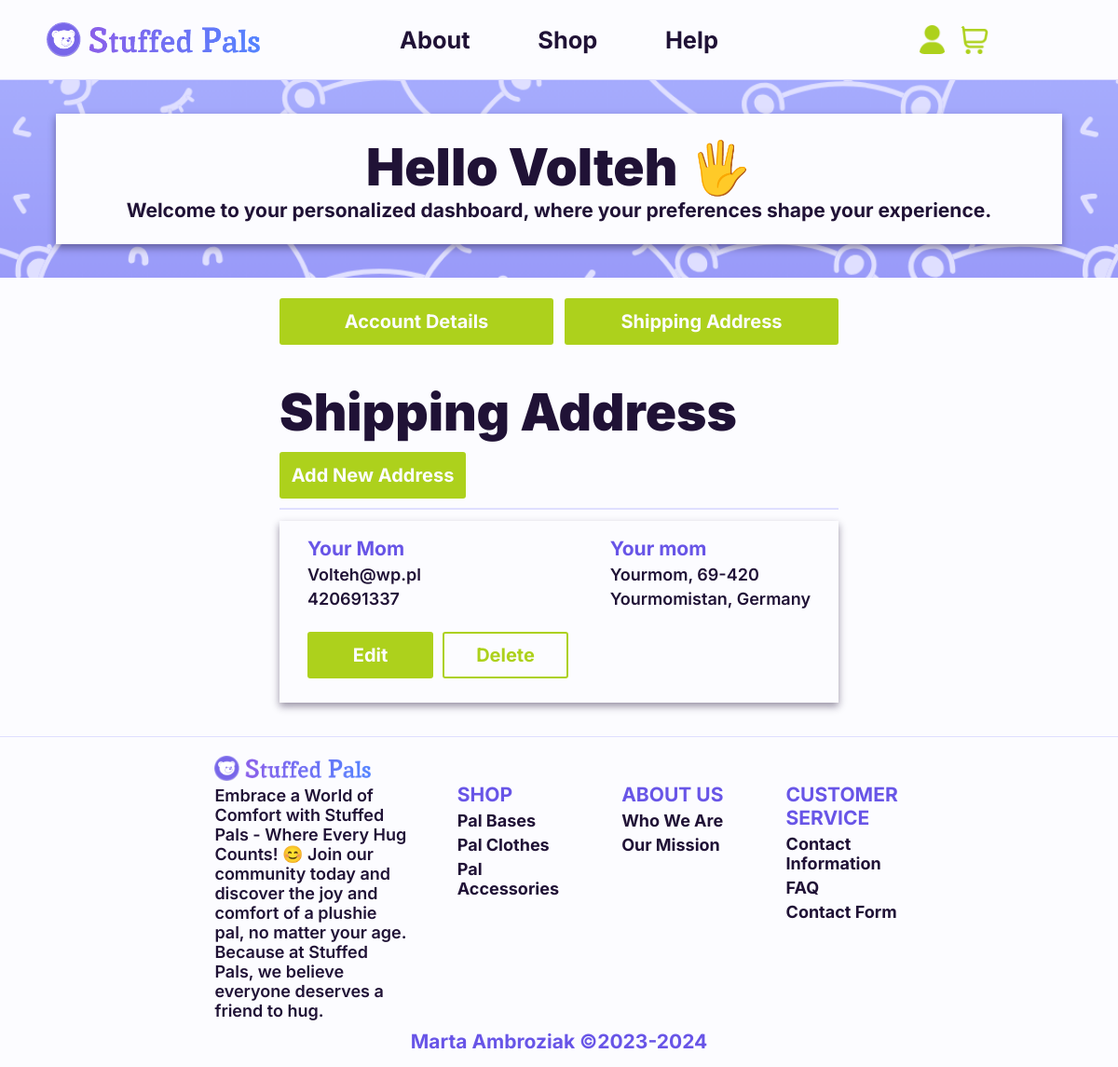
The app's page /user_pages/user_profile/user_profile.php?content=address (signed in) with its own data.
### tables this page shows
CREATE TABLE IF NOT EXISTS `user_address` (
  `id` int(11) NOT NULL AUTO_INCREMENT,
  `user_id` int(11) DEFAULT NULL COMMENT 'Foreign key from User',
  `user_firstname` varchar(100) DEFAULT 'Not specified',
  `user_lastname` varchar(100) DEFAULT 'Not specified',
  `user_email` varchar(255) DEFAULT 'Not specified',
  `user_phone` varchar(12) DEFAULT NULL,
  `user_homeaddress` varchar(100) DEFAULT 'Not specified',
  `user_city` varchar(100) DEFAULT 'Not specified',
  `user_postalcode` varchar(6) DEFAULT NULL,
  `user_state` varchar(100) DEFAULT 'Not specified',
  `user_country` varchar(100) DEFAULT 'Not specified',
  PRIMARY KEY (`id`),
  KEY `user_id` (`user_id`)
);

### user_pages/user_profile/user_address/user_address_loader.php (the view, shortened to what this page needs)
<?php
require_once __DIR__ . '/../../../init.php';
$userId = $_SESSION['user_id'];
$addressQuery = $conn->prepare("SELECT * FROM user_address WHERE user_id = ?");
$addressQuery->bind_param("i", $userId);
$addressQuery->execute();
$addressResult = $addressQuery->get_result();
if ($addressResult->num_rows > 0) {
    echo "<div id='user-profile-address'>";
    echo "<h1>Shipping Address</h1>";
    echo "<button type='button' class='hyperlink_button' onClick='location.href=\"../../../user_pages/user_profile/user_address/user_address_add_address.php\"' title='Add new address'>Add New Address</button>";
    echo "<hr class='outer'>";
    while ($addressRow = $addressResult->fetch_assoc()) {
        echo "<form class='section-element section-columns hover-box-shadow'>";
            echo "<div class='details-section section-rows'>";
                echo "<div>";
                    echo "<h3 class='highlighted'>". htmlspecialchars($addressRow["user_firstname"]) ." ". htmlspecialchars($addressRow["user_lastname"]) ."</h3>";
                    echo "<h4>". htmlspecialchars($addressRow["user_email"]) ."</h4>";
                    echo "<h4>". htmlspecialchars($addressRow["user_phone"]) ."</h4>";
                echo "</div>";
                echo "<div>";
                    echo "<h3 class='highlighted'>". htmlspecialchars($addressRow["user_homeaddress"]) ."</h3>";
                    echo "<h4>". htmlspecialchars($addressRow["user_city"]) .", ". htmlspecialchars($addressRow["user_postalcode"]) ."</h4>";
                    echo "<h4>". htmlspecialchars($addressRow["user_state"]) .", ". htmlspecialchars($addressRow["user_country"]) ."</h4>";
                echo "</div>";
            echo "</div>";
            echo "<div class='buttons-section section-columns'>";
                echo "<div class='section-rows'>";
                    echo "<button type='button' class='hyperlink_button' onClick='location.href=\"../../../user_pages/user_profile/user_address/user_address_edit_address.php?addressId=" . htmlspecialchars($addressRow["id"]) . "\"' title='Edit address'>Edit</button>";
                    echo "<button type='button' class='delete-address-button hyperlink_button_reverse' user-address-id='" . htmlspecialchars($addressRow["id"]) . "' title='Delete address'>Delete</button>";
                echo "</div>";
            echo "</div>";
        echo "</form>";
    }
    echo "</div>";
}
?>

### styles.css (style rules this page uses)
:root { --white-background-color: #fcfcff; --default-color: #201236; --shadow-color: #20123673; --primary-color: #6855E7; --secondary-color: #4F40AE; --tertiary-color: #DFDFFF; --gradient-light-color: #999AF9; --gradient-dark-color: #786CED; --action-color-default: #ADD11C; --action-color-hover: #85A30C; --action-color-disabled: #999999; --alert-color: #ff0a47; --page-width: 100%; }
.default-box-shadow, .hover-box-shadow { box-shadow: 0px 4px 8px var(--shadow-color); }
.hover-box-shadow { transition: transform 0.5s ease-out, box-shadow 0.3s ease-in-out; }
body { padding: 0px; margin: 0px; background-color: var(--tertiary-color); color: var(--default-color); font-family: 'Inter', sans-serif; font-weight: 500; font-size: 17px; }
.section-rows, .section-columns { display: flex; justify-content: center; align-items: center; margin: auto; }
.section-rows { flex-direction: row; }
.section-columns { flex-direction: column; }
hr { height: 1px; border: none; background-color: var(--tertiary-color); }
hr.outer { height: 2px; }
h1, h2, h3, h4, span, p { margin-top: 5px; margin-bottom: 5px; color: var(--default-color); }
h1 { font-weight: 900; font-size: 55px; }
h3 { font-weight: 700; font-size: 21px; }
h4 { font-weight: 600; font-size: 18px; }
h3.highlighted, h4.highlighted, span.highlighted { font-weight: 700; font-size: 21px; color: var(--primary-color); }
a, button { text-align: center; }
.hyperlink_button, .hyperlink_button:visited, .hyperlink_button_inactive, .hyperlink_button_inactive:visited { display: flex; justify-content: center; align-items: center; width: 200px; height: 50px; margin-top: 10px; margin-bottom: 10px; border: none; border-radius: 3px; font-family: 'Inter', sans-serif; font-weight: 700; font-size: 20px; text-decoration: none; }
.hyperlink_button, .hyperlink_button:visited { color: var(--white-background-color); transition: background-color 0.3s ease; cursor: pointer; }
.hyperlink_button, .hyperlink_button:visited { background-color: var(--action-color-default); }
.hyperlink_button_reverse, .hyperlink_button_reverse:visited, .hyperlink_button_reverse_inactive, .hyperlink_button_reverse_inactive:visited { display: flex; justify-content: center; align-items: center; width: 200px; height: 50px; margin-top: 10px; margin-bottom: 10px; border-radius: 3px; box-sizing: border-box; background-color:rgba(0, 0, 0, 0); font-family: 'Inter', sans-serif; font-weight: 700; font-size: 20px; text-decoration: none; }
.hyperlink_button_reverse, .hyperlink_button_reverse:visited { border: 2px solid var(--action-color-default); color: var(--action-color-default); transition: border 0.3s ease, color 0.3s ease; cursor: pointer; }
#user-profile-page .section-rows, #user-profile-option { width: 50%; }
#user-profile-page .section-rows { justify-content: space-between; padding-top: 1%; }
#user-profile-page .section-rows .hyperlink_button { width: 49%; }
#user-profile-address, #user-profile-address .section-columns { width: 100%; }
#user-profile-address .section-columns { gap: 10px; padding-top: 2%; padding-bottom: 1%; margin-top: 2%; margin-bottom: 2%; }
#user-profile-address .section-element .section-rows, #user-profile-address .section-element .buttons-section { width: 90%; padding: 0px; margin: auto; }
#user-profile-address .section-element .section-rows { justify-content: space-between; }
#user-profile-address .section-element .buttons-section { gap: 0px; }
#user-profile-address .section-element .buttons-section .section-rows { justify-content: flex-start; gap: 10px; width: 100%; }
#user-profile-address .section-element .buttons-section .hyperlink_button, #user-profile-address .section-element .buttons-section .hyperlink_button_reverse { width: 25%; }

### records on screen
user_address: user_firstname "Your", user_lastname "Mom", user_email "Volteh@wp.pl", user_phone "420691337", user_homeaddress "Your mom", user_city "Yourmom", user_postalcode "69-420", user_state "Yourmomistan", user_country "Germany"

### other values on screen
$_SESSION["user_login"] "Volteh"
